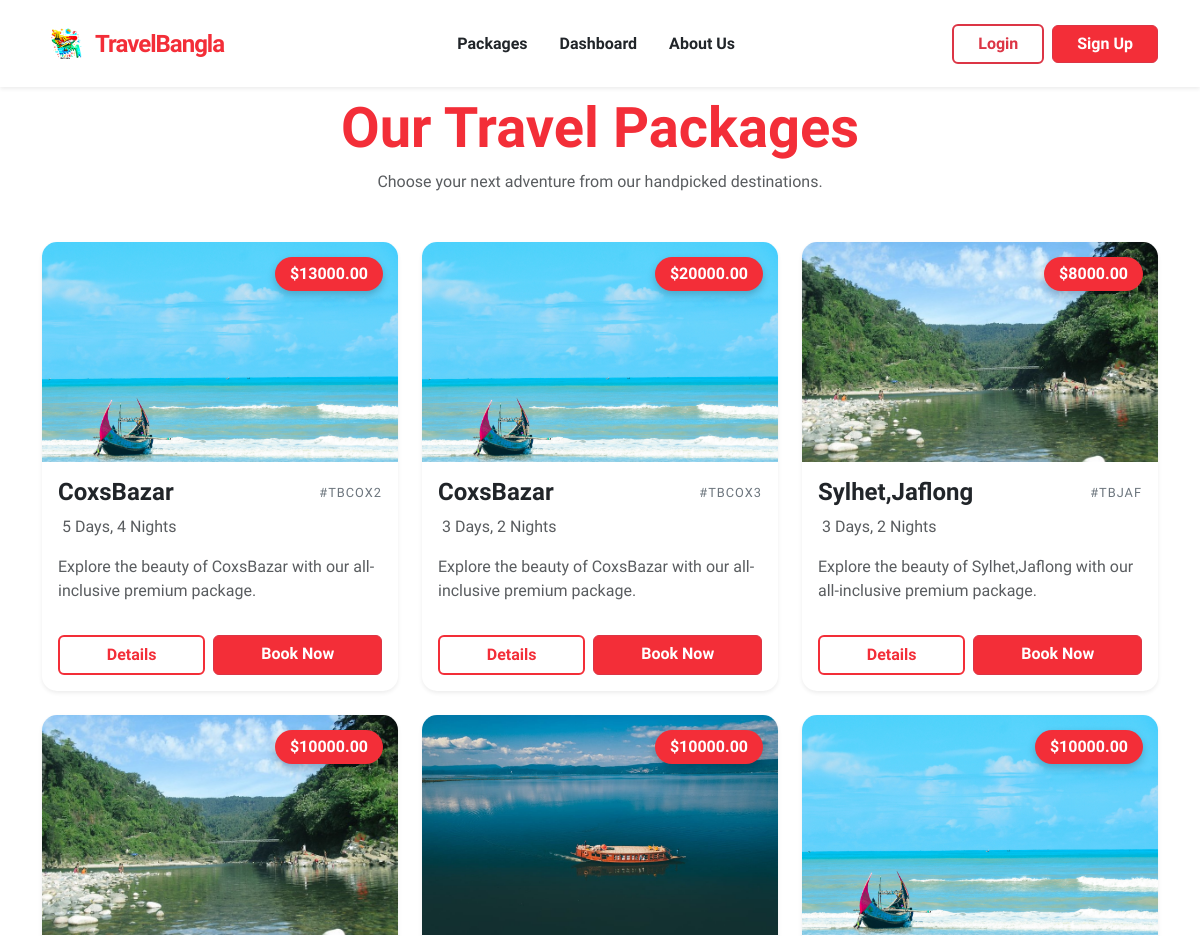
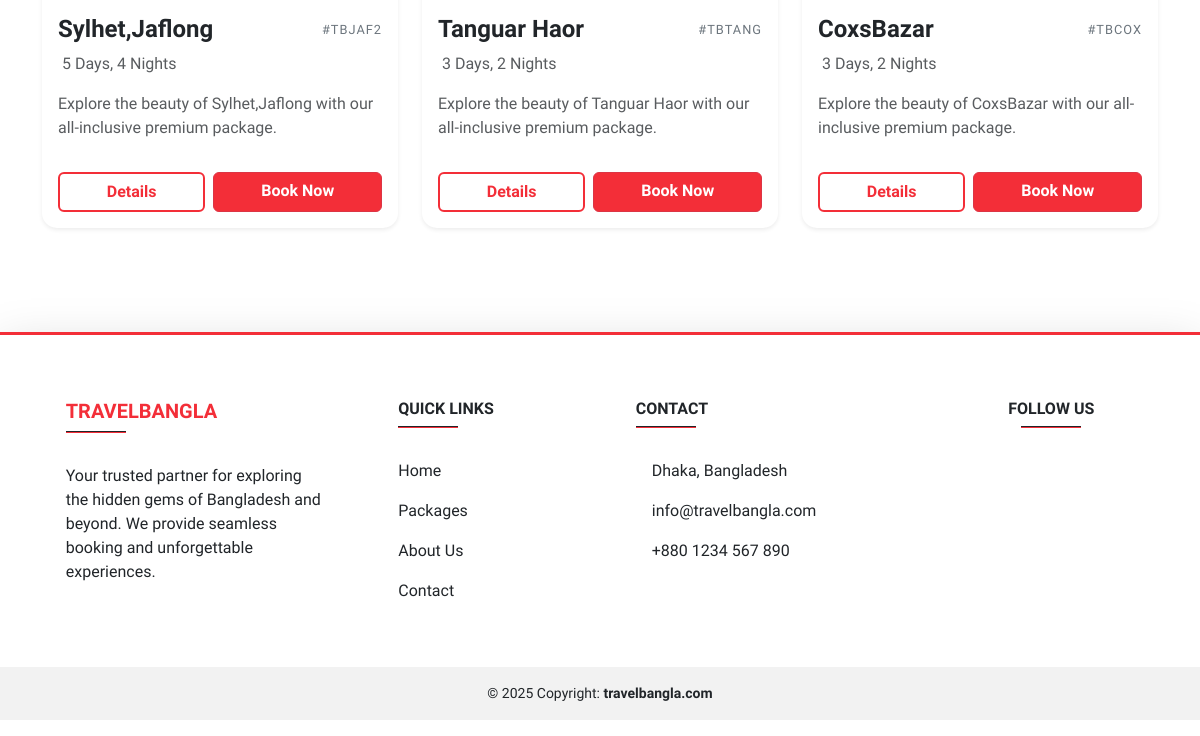
/packages/, run on an earlier commit of the app's database (2 pictures, top to bottom).
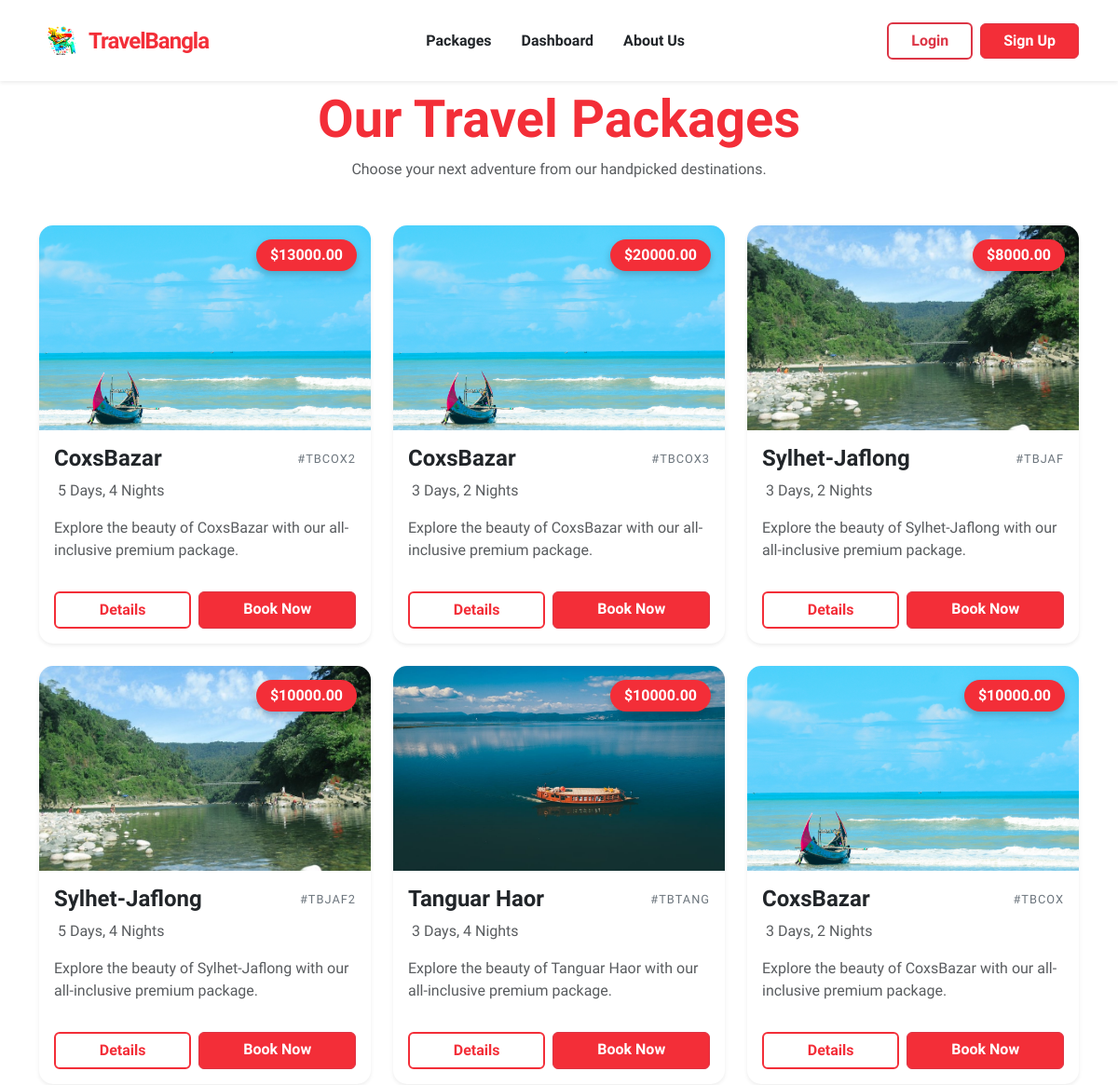
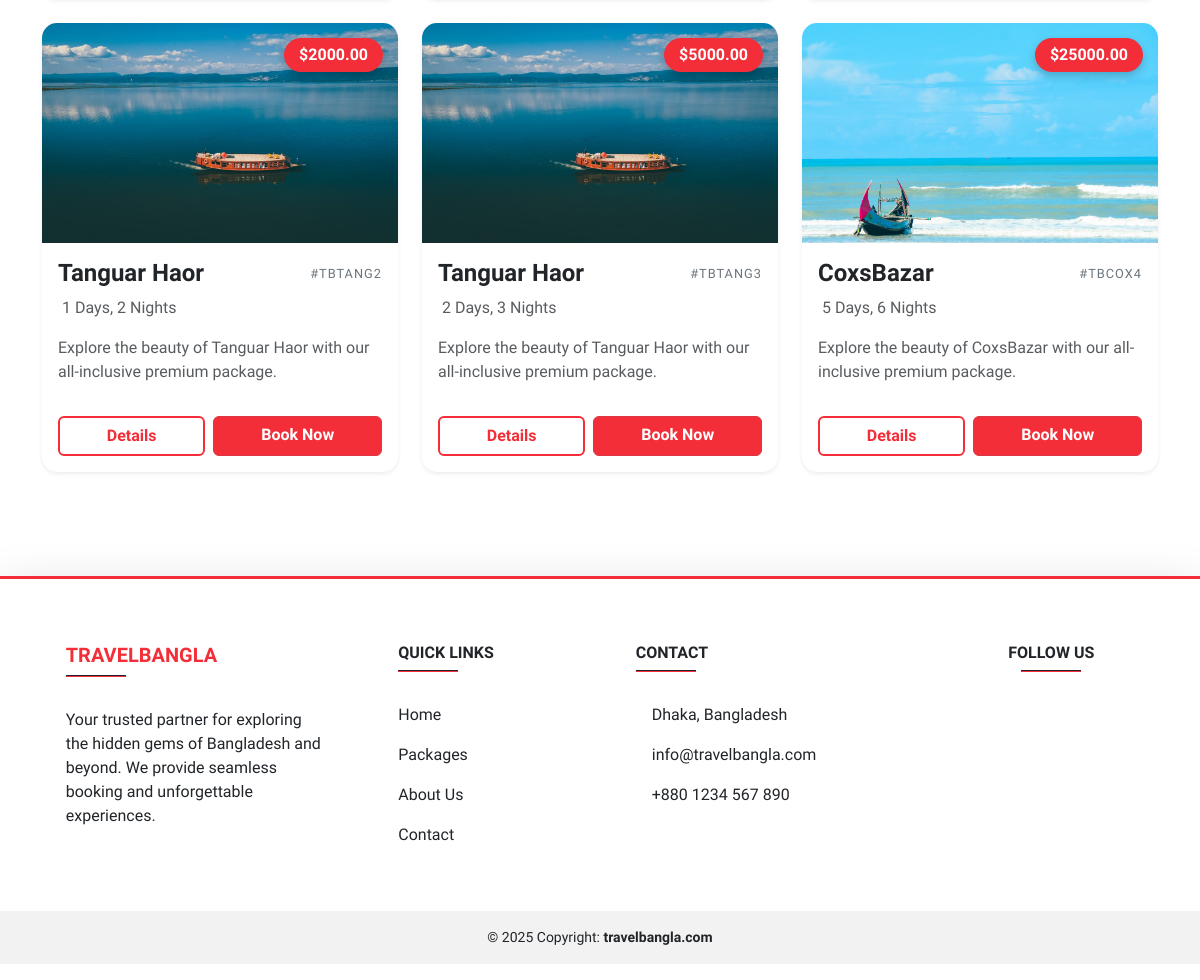
And on a later commit of the database (2 pictures, top to bottom).
### Home/models.py (models this page shows, shortened)
class Package(models.Model):
    pName = models.CharField(max_length=100, primary_key=True, verbose_name="Package Name")
    destination = models.CharField(max_length=100, verbose_name="Destination")
    hotel = models.CharField(max_length=100, verbose_name="Hotel Name")
    days = models.IntegerField(verbose_name="Number of Days")
    nights = models.IntegerField(verbose_name="Number of Nights")
    price = models.DecimalField(max_digits=10, decimal_places=2, verbose_name="Package Price")
    description = models.TextField(verbose_name="Package Description")
    imgname = models.CharField(max_length=100, verbose_name="Image Name")

### Home/views.py (the view)
# urls.py: path('packages/', views.packages, name='packages'),
def packages(request):
    packages = Package.objects.all()
    return render(request,'packages.html',{'packages': packages})

### templates/packages.html (shortened to what this page needs)
{% extends "base.html" %}
{% load static %}
{% block body %}
<div class="container mt-2">
  <div class="text-center mb-5">
    <h1 class="display-4 fw-bold" style="color: #f32e38;">Our Travel Packages</h1>
    <p class="text-muted">Choose your next adventure from our handpicked destinations.</p>
  </div>
  <div class="row">
    {% for package in packages %}
    <div class="col-md-6 col-lg-4 mb-4">
      <div class="card package-card shadow-sm h-100">
        <div class="img-container">
            <img src="{% static package.imgname|add:'.jpg' %}" class="card-img-top" alt="{{ package.destination }}">
            <div class="price-badge">${{ package.price }}</div>
        </div>
        <div class="card-body d-flex flex-column">
          <div class="d-flex justify-content-between align-items-center mb-2">
              <h4 class="card-title fw-bold mb-0">{{ package.destination }}</h4>
              <span class="package-id">#{{ package.pName }}</span>
          </div>
          <div class="mb-3">
              <span class="text-muted">
                 {{ package.days }} Days, {{ package.nights }} Nights
              </span>
          </div>
          <p class="card-text text-muted flex-grow-1">
              Explore the beauty of {{ package.destination }} with our all-inclusive premium package.
          </p>
          <div class="d-grid gap-2 d-md-flex justify-content-md-between mt-3">
            <a href="{% url 'details' package.pName %}" class="btn btn-details fw-bold px-4 flex-grow-1">
                Details
            </a>
            <a href="{% url 'booking' package.pName %}" class="btn btn-danger fw-bold px-4 flex-grow-1" style="background-color: #f32e38;">
                Book Now
            </a>
          </div>
        </div>
      </div>
    </div>
    {% endfor %}
  </div>
</div>
{% endblock body %}

### templates/base.html (shortened to what this page needs)
{% load static %}
<!doctype html>
<html lang="en">
  <head>
    <link
      href="https://cdn.jsdelivr.net/npm/bootstrap@5.3.3/dist/css/bootstrap.min.css"
      rel="stylesheet"
    />
  </head>
  <body style="font-family: Ubuntu">
    <nav
      class="navbar navbar-expand-lg navbar-light bg-white sticky-top shadow-sm py-3"
    >
      <div class="container">
        <a class="navbar-brand d-flex align-items-center" href="/">
          <img src="{% static 'tb2.png' %}" alt="Logo" width="45" height="45" />
          <span
            class="fw-bold fs-4 ms-2"
            style="color: #f32e38; letter-spacing: -1px"
            >TravelBangla</span
          >
        </a>
        <div class="collapse navbar-collapse" id="mainNavbar">
          <ul class="navbar-nav mx-auto mb-2 mb-lg-0">
            <li class="nav-item">
              <a
                class="nav-link fw-semibold px-3 text-dark hover-red"
                href="{% url 'packages' %}"
                >Packages</a
              >
            </li>
            <li class="nav-item">
              <a
                class="nav-link fw-semibold px-3 text-dark hover-red"
                href="{% url 'dashboard' request.user.id %}"
                >Dashboard</a
              >
            </li>
            <li class="nav-item">
              <a
                class="nav-link fw-semibold px-3 text-dark hover-red"
                href="{% url 'aboutus' %}"
                >About Us</a
              >
            </li>
          </ul>
          <div class="d-none d-lg-flex align-items-center">
            {% if request.user.is_authenticated %}
            <div class="dropdown">
              <a
                class="nav-link dropdown-toggle d-flex align-items-center text-danger fw-bold"
                href="#"
                id="userDropdown"
                role="button"
                data-bs-toggle="dropdown"
                aria-expanded="false"
              >
                {{request.user.username}}
              </a>
              <ul
                class="dropdown-menu dropdown-menu-end border-0 shadow"
                aria-labelledby="userDropdown"
              >
                <li>
                  <a
                    class="dropdown-item"
                    href="{% url 'dashboard' request.user.id %}"
                    >My Profile</a
                  >
                </li>
                <li><hr class="dropdown-divider" /></li>
                <li>
                  <a class="dropdown-item text-danger" href="{% url 'logout' %}"
                    >Logout</a
                  >
                </li>
              </ul>
            </div>
            {% else %}
            <a
              href="{% url 'login' %}"
              class="btn btn-outline-danger border-2 fw-bold px-4 me-2"
              >Login</a
            >
            <a
              href="{% url 'register' %}"
              class="btn btn-danger fw-bold px-4 text-white"
              style="background-color: #f32e38"
              >Sign Up</a
            >
            {% endif %}
          </div>
        </div>
      </div>
    </nav>
    {% block body %}{% endblock body %}
  </body>
  <footer
    class="bg-white text-dark pt-5 pb-3 shadow-lg"
    style="margin-top: 80px; border-top: 3px solid #f32e38"
  >
    <div class="container mt-3">
      <div class="row text-center text-md-start">
        <div class="col-md-4 col-lg-4 col-xl-3 mx-auto mb-4">
          <h5 class="text-uppercase fw-bold" style="color: #f32e38">
            TravelBangla
          </h5>
          <hr
            class="mb-4 mt-0 d-inline-block mx-auto"
            style="
              width: 60px;
              background-color: #f32e38;
              height: 2px;
              opacity: 1;
            "
          />
          <p>
            Your trusted partner for exploring the hidden gems of Bangladesh and
            beyond. We provide seamless booking and unforgettable experiences.
          </p>
        </div>
        <div class="col-md-2 col-lg-2 col-xl-2 mx-auto mb-4">
          <h6 class="text-uppercase fw-bold">Quick Links</h6>
          <hr
            class="mb-4 mt-0 d-inline-block mx-auto"
            style="
              width: 60px;
              background-color: #f32e38;
              height: 2px;
              opacity: 1;
            "
          />
          <p><a href="/" class="text-dark text-decoration-none">Home</a></p>
          <p>
            <a href="/packages" class="text-dark text-decoration-none"
              >Packages</a
            >
          </p>
          <p>
            <a href="/about" class="text-dark text-decoration-none">About Us</a>
          </p>
          <p>
            <a href="/contact" class="text-dark text-decoration-none"
              >Contact</a
            >
          </p>
        </div>
        <div class="col-md-4 col-lg-3 col-xl-3 mx-auto mb-md-0 mb-4">
          <h6 class="text-uppercase fw-bold">Contact</h6>
          <hr
            class="mb-4 mt-0 d-inline-block mx-auto"
            style="
              width: 60px;
              background-color: #f32e38;
              height: 2px;
              opacity: 1;
            "
          />
          <p>
            Dhaka, Bangladesh
          </p>
          <p>
            info@travelbangla.com
          </p>
          <p>
            +880 1234 567 890
          </p>
        </div>
        <div class="col-md-3 col-lg-2 col-xl-2 mx-auto mb-4 text-center">
          <h6 class="text-uppercase fw-bold">Follow Us</h6>
          <hr
            class="mb-4 mt-0 d-inline-block mx-auto"
            style="
              width: 60px;
              background-color: #f32e38;
              height: 2px;
              opacity: 1;
            "
          />
        </div>
      </div>
    </div>
    <div
      class="text-center p-3 mt-4"
      style="background-color: rgba(0, 0, 0, 0.05); font-size: 14px"
    >
      © 2025 Copyright:
      <a
        class="text-dark fw-bold text-decoration-none"
        href="https://travelbangla.com/"
        >travelbangla.com</a
      >
    </div>
  </footer>
</html>

### templates/base.html (style rules this page uses)
.navbar { z-index: 1050; }
.hover-red { transition: color 0.3s ease; }

### templates/packages.html (style rules this page uses)
.package-card { transition: transform 0.3s ease, box-shadow 0.3s ease; border: none; border-radius: 15px; overflow: hidden; }
.img-container { overflow: hidden; position: relative; }
.package-card img { transition: transform 0.5s ease; object-fit: cover; height: 220px; }
.price-badge { position: absolute; top: 15px; right: 15px; background-color: #f32e38; color: white; padding: 5px 15px; border-radius: 50px; font-weight: bold; box-shadow: 0 4px 8px rgba(0,0,0,0.2); }
.package-id { font-size: 0.8rem; text-transform: uppercase; color: #6c757d; letter-spacing: 1px; }
.btn-details { background-color: transparent; border: 2px solid #f32e38; color: #f32e38; }

What changed in the data, as far as the page shows it:
changed Package "TBJAF": destination "Sylhet,Jaflong" → "Sylhet-Jaflong"
changed Package "TBJAF2": destination "Sylhet,Jaflong" → "Sylhet-Jaflong"
changed Package "TBTANG": nights "2" → "4"
added Package: imgname (picture), price "2000.00", destination "Tanguar Haor", pName "TBTANG2", days "1", nights "2"
added Package: imgname (picture), price "5000.00", destination "Tanguar Haor", pName "TBTANG3", days "2", nights "3"
added Package: imgname (picture), price "25000.00", destination "CoxsBazar", pName "TBCOX4", days "5", nights "6"
